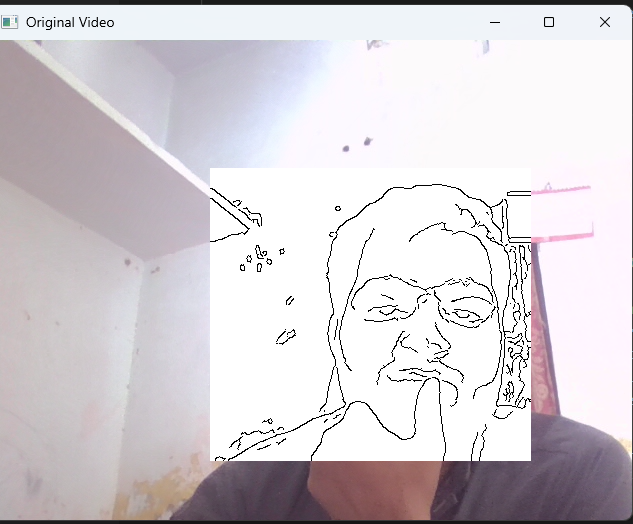
#> input picture 2-Live Sketch/on same window.png, 633 x 524 px, given in place of the camera
$ python 'live_video and sketch with trackbar.py'
#> lines starting #> are read from the running program, lines starting #| are printed output that depends on the picture
import cv2
import numpy as np

def nothing(x):
    pass

# Initializing video capture object
capture = cv2.VideoCapture(0)
cv2.namedWindow('live_sketch')

# Creating trackbars
cv2.createTrackbar('lower', 'live_sketch', 0, 255, nothing)
cv2.createTrackbar('Upper', 'live_sketch', 0, 255, nothing)


while True:
    ret, frame = capture.read()
#> frame is the input picture: shape (524, 633, 3); mean B, G, R 212.1, 207.6, 212.9
    if not ret:
        break

    # Get trackbar values
    lower = cv2.getTrackbarPos('lower', 'live_sketch')
    upper = cv2.getTrackbarPos('Upper', 'live_sketch')


    # 1. Convert to gray, add Gaussian blur, then apply Canny edge detection and thresholding
    image = cv2.cvtColor(frame, cv2.COLOR_BGR2GRAY)
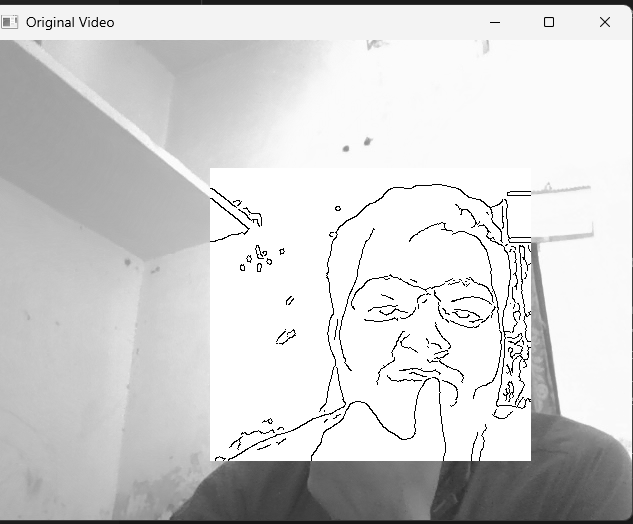
#> image: shape (524, 633); min 0, max 255, mean 209.7
    image = cv2.GaussianBlur(image, (7, 7), 0)
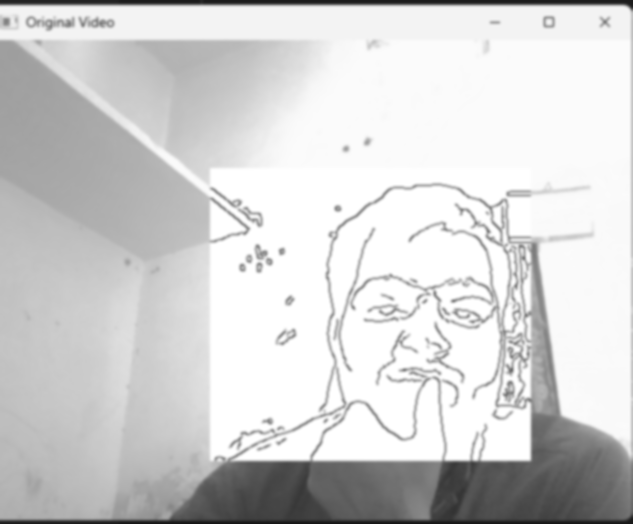
#> image: shape (524, 633); min 23, max 255, mean 209.8
    image = cv2.Canny(image, lower, upper)
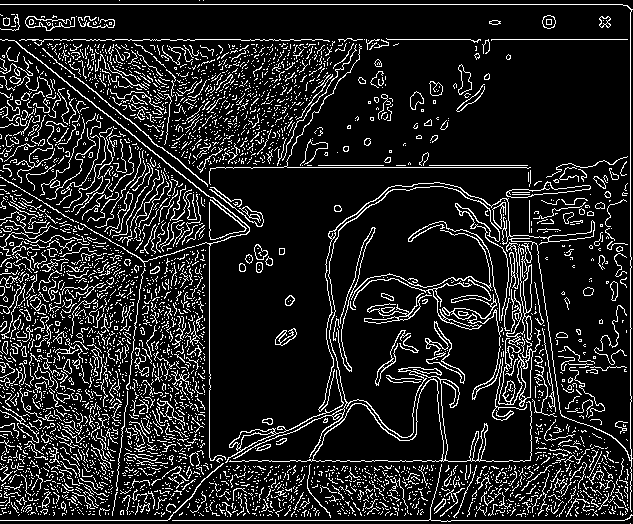
#> image: shape (524, 633); 13.5% white in thin lines or dots
    ret, image = cv2.threshold(image, 50, 255, cv2.THRESH_BINARY_INV)
#> image: shape (524, 633); 86.5% white; black in thin lines or dots


    # Display original video
    cv2.imshow('Original Video', frame)
    # Display sketch
    cv2.imshow('live_sketch', image)

    if cv2.waitKey(1) == ord('q'):
#> (key q is pressed here)
        break

capture.release()
cv2.destroyAllWindows()

$ run again, on 2-Live Sketch/using trackbar.png
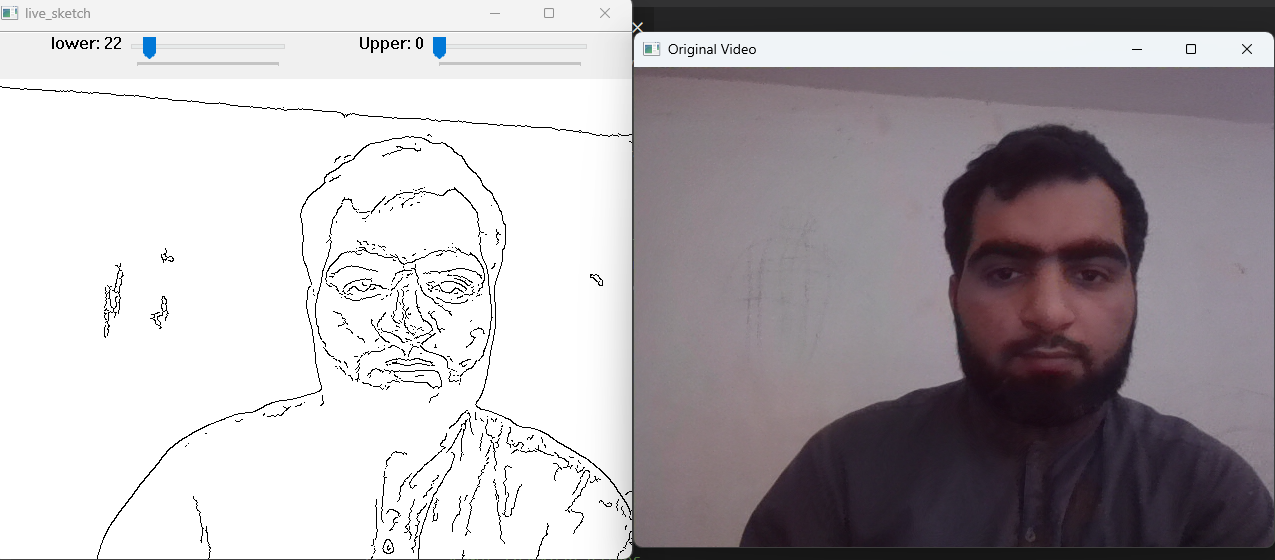
#> input picture 2-Live Sketch/using trackbar.png, 1275 x 560 px, given in place of the camera
#> frame is the input picture: shape (560, 1275, 3); mean B, G, R 176, 172.4, 177.5
#> `image = cv2.cvtColor(frame, cv2.COLOR_BGR2GRAY)`:
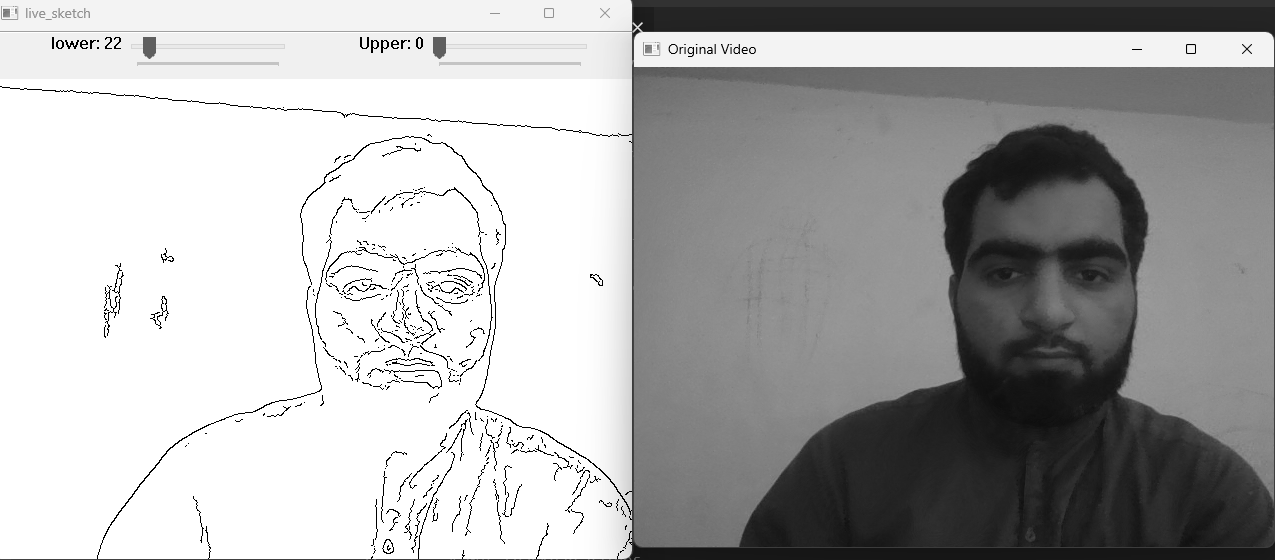
#> image: shape (560, 1275); min 0, max 255, mean 174.3
#> `image = cv2.Canny(image, lower, upper)`:
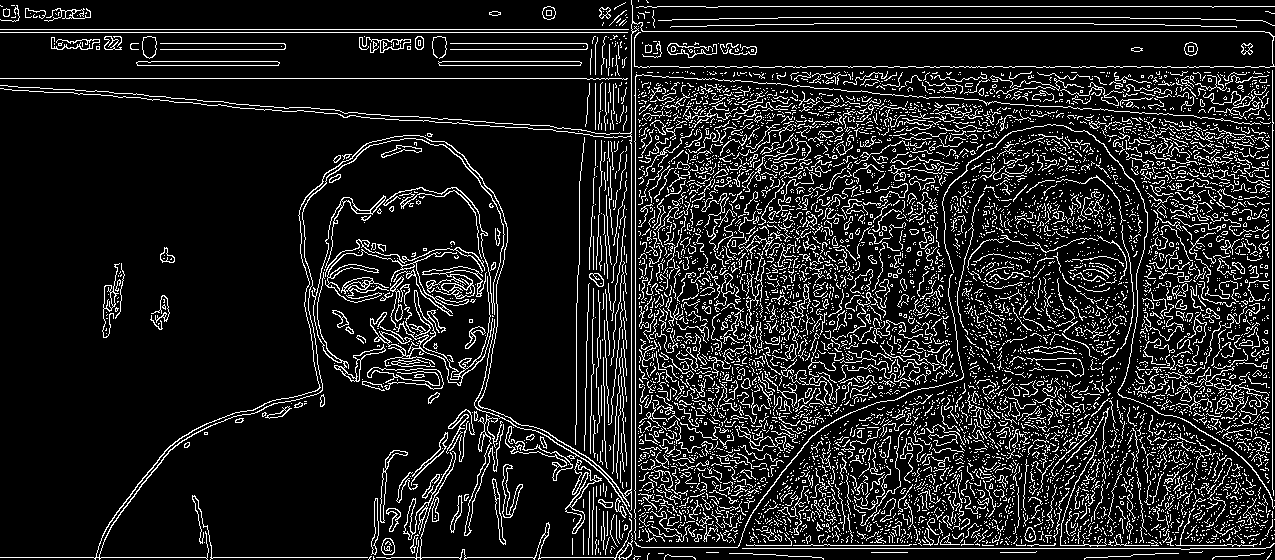
#> image: shape (560, 1275); 12.6% white in thin lines or dots
